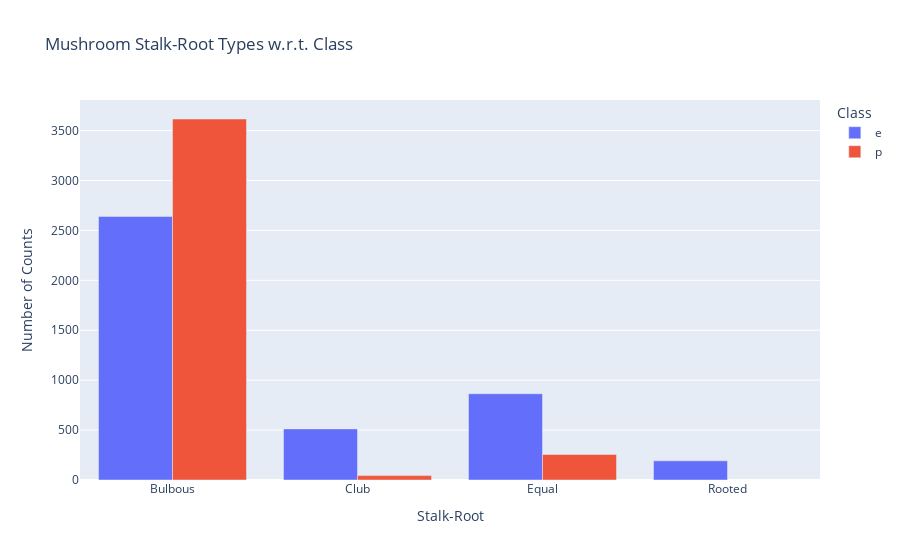

The notebook cell saved with this chart:
### Code cell
# using plotly
import plotly.express as px

# Map 'stalk-root' values to meaningful labels
stalk_root_labels = {'e': 'Equal', 'c': 'Club', 'b': 'Bulbous', 'r': 'Rooted'}

# Replace 'stalk-root' values with their corresponding labels
mushroom['stalk-root'] = mushroom['stalk-root'].map(stalk_root_labels)

# Group by 'stalk-root' and 'class' and count the occurrences
mushroom_visualization = mushroom.groupby(['stalk-root', 'class']).size().reset_index(name='count')

# Plot the count of stalk-root types with respect to class using Plotly
fig = px.bar(mushroom_visualization, x='stalk-root', y='count', color='class', barmode='group',
             labels={'count': 'Number of Counts', 'stalk-root': 'Stalk-Root', 'class': 'Class'},
             title='Mushroom Stalk-Root Types w.r.t. Class')

# Show the plot
fig.show()

### Figure 1 — Plotly figure (JSON) as saved in the notebook; plotly's stock layout.template omitted (floating-point values rounded to 4 significant figures)
{"data": [{"alignmentgroup": "True", "hovertemplate": "Class=e<br>Stalk-Root=%{x}<br>Number of Counts=%{y}<extra></extra>", "legendgroup": "e", "marker": {"color": "#636efa", "pattern": {"shape": ""}}, "name": "e", "offsetgroup": "e", "orientation": "v", "showlegend": true, "textposition": "auto", "type": "bar", "x": ["Bulbous", "Club", "Equal", "Rooted"], "xaxis": "x", "y": [2640, 512, 864, 192], "yaxis": "y"}, {"alignmentgroup": "True", "hovertemplate": "Class=p<br>Stalk-Root=%{x}<br>Number of Counts=%{y}<extra></extra>", "legendgroup": "p", "marker": {"color": "#EF553B", "pattern": {"shape": ""}}, "name": "p", "offsetgroup": "p", "orientation": "v", "showlegend": true, "textposition": "auto", "type": "bar", "x": ["Bulbous", "Club", "Equal"], "xaxis": "x", "y": [3616, 44, 256], "yaxis": "y"}], "layout": {"barmode": "group", "legend": {"title": {"text": "Class"}, "tracegroupgap": 0}, "title": {"text": "Mushroom Stalk-Root Types w.r.t. Class"}, "xaxis": {"anchor": "y", "domain": [0, 1], "title": {"text": "Stalk-Root"}}, "yaxis": {"anchor": "x", "domain": [0, 1], "title": {"text": "Number of Counts"}}}}
